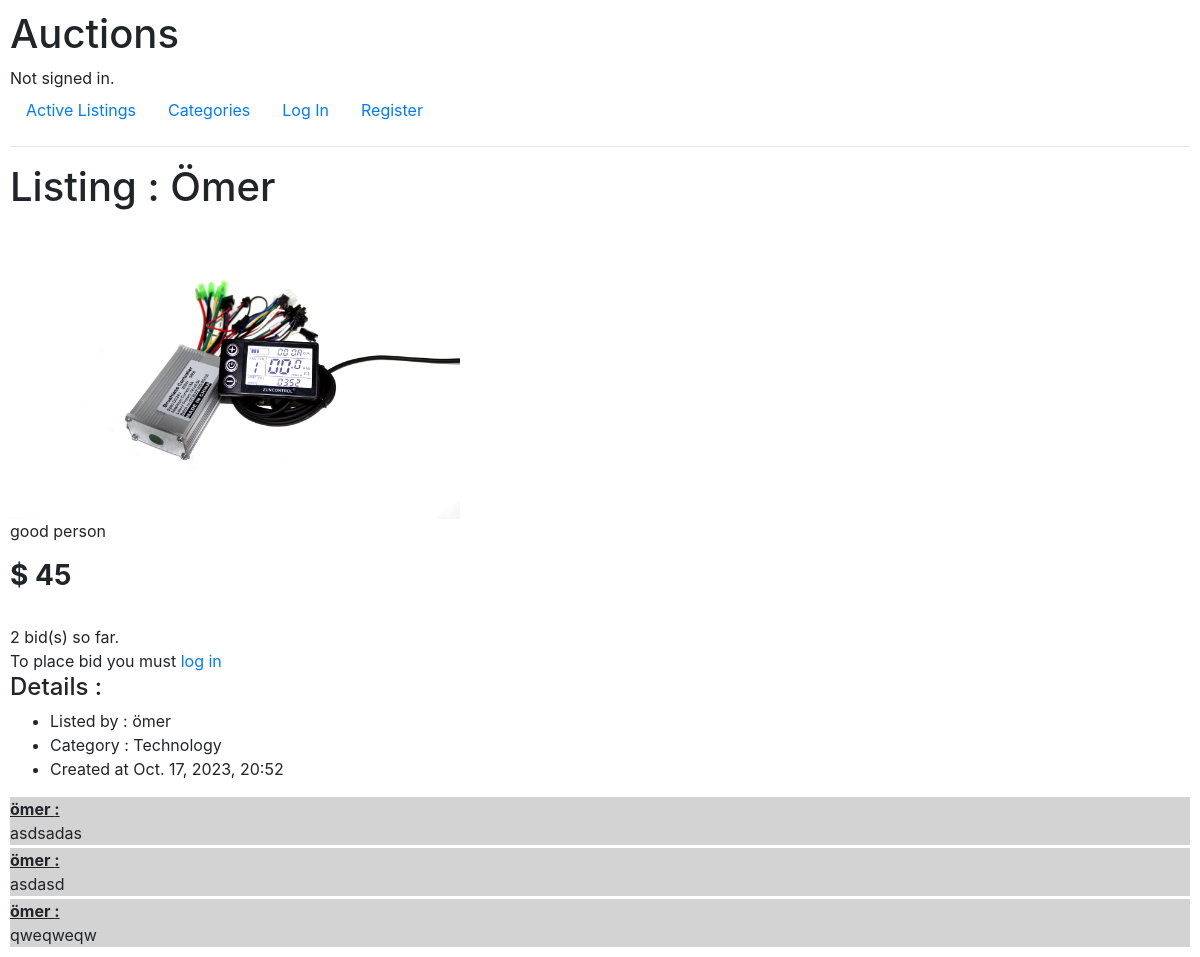
/listing/1, run on the app's committed database.
### auctions/models.py (models this page shows, shortened)
class Listing(models.Model) :
    id = models.BigAutoField(primary_key=True)
    title = models.CharField(max_length=64)
    description = models.CharField(max_length=1024)
    image = models.ImageField(upload_to = "images/", default = "images/default.jpg")
    bottom_price = models.IntegerField(default = 0)
    bid_count = models.IntegerField(default = 0)
    owner = models.ForeignKey( User , on_delete=models.CASCADE ,related_name = "listings" )
    watch_listed = models.ManyToManyField( User , related_name = "watch_list", default = None )
    date = models.DateTimeField(default = current_date)
    date_string = models.CharField(max_length = 64, default = date_string)
    category = models.ForeignKey(Category, on_delete = models.SET_DEFAULT, default = Category.get_default_category, related_name="listings")
    is_active_listing = models.BooleanField(default = True)

class User(AbstractUser):
    username = models.CharField(primary_key=True, max_length=64)
    first_name = models.CharField(max_length=64)
    last_name = models.CharField(max_length=64)

class Category(models.Model):
    id = models.BigAutoField(primary_key = True)
    category = models.CharField(max_length=64)

class Comment(models.Model):
    id = models.BigAutoField(primary_key = True)
    related_listing = models.ForeignKey(Listing, on_delete=models.CASCADE, related_name="comments",default = None) # Listing that comments that made
    user = models.ForeignKey(User, on_delete = models.CASCADE, related_name="comments",default=None)        # User that typed the comment
    comment_text = models.CharField(max_length = 256,default="DEFAULT COMMENT")                                               # Comments itself

### auctions/views.py (the view, shortened to what this page needs)
# urls.py: path("listing/<int:listing_id>",views.listing, name="listing"),
def listing(request,listing_id) :
    print("Listing function")
    try :
        listing = Listing.objects.get(id=listing_id)
    except Listing.DoesNotExist :
        listing = None
        return render(request, "auctions/error_page.html")
    user  = request.user
    in_users_watchlist = False
    try :
        current_bid = listing.bid.get()
    except Bid.DoesNotExist :
        current_bid = None
    return render(request,"auctions/listing.html",{
        "listing" : listing,
        "comments": listing.comments.all(),
        "bid_form" : BidForm(initial = { "bid": "0" } ),
        "current_bid" : current_bid,
        "user" : request.user,
        "comment_form" : CommentForm(),
        "in_users_watchlist": in_users_watchlist,
        "not_in_users_watchlist": bool(~in_users_watchlist),
        "date" : listing.date_string
    })

### auctions/templates/auctions/listing.html (shortened to what this page needs)
{% extends "auctions/layout.html" %}
{% block body %}
    {% if listing.active_listing == False %}
        <h2> This auction is closed </h2>
    {% else %}
        <div >
            <h1> Listing : {{ listing.title }} </h1>
            <img src = {{listing.image.url}} height = 300>
            <p> {{listing.description}} </p>
            <h3 style = "font-weight:bold"> $ {{listing.bottom_price}} </h3>
            <br>
            <h7> {{listing.bid_count}} bid(s) so far. </h7>
            <br>
            {% if user.username != listing.owner.username and user.is_authenticated %}
                <form action ="{% url 'place_bid' listing.id %}" method = "POST" >
                    {% csrf_token %}
                    {{bid_form}}
                    <br>
                    <input type="submit" value = "Place Bid" style = "background-color : #107cfc; color : white" >
                </form>
            {% elif not user.is_authenticated %}
                <h7>To place bid you must <a href="{% url 'login' %}"> log in </a>  </h7>
            {% endif %}
            <h4> Details : </h4>
            <ul>
                <li> Listed by : {{ listing.owner.username }} </li>
                <li> Category : {{listing.category.category}} </li>
                <li> Created at {{date}} </li>
            </ul>
        </div>
        {% for comment in comments %}
            <div class="comment">
                <div class = "comment_user">
                    {{ comment.user.username}} :
                </div>
                <div class = "comment_text">
                    {{ comment.comment_text}}
                </div>
            </div>
        {% endfor %}
    {% endif %}
{% endblock  %}

### auctions/templates/auctions/layout.html (shortened to what this page needs)
{% load static %}
<!DOCTYPE html>
<html lang="en">
    <head>
        <link rel="stylesheet" href="https://stackpath.bootstrapcdn.com/bootstrap/4.4.1/css/bootstrap.min.css">
        <link href="{% static 'auctions/styles.css' %}" rel="stylesheet">
    </head>
    <body >
        <h1>Auctions</h1>
        <div>
            {% if user.is_authenticated %}
                Signed in as <strong>{{ user.username }}</strong>.
            {% else %}
                Not signed in.
            {% endif %}
        </div>
        <ul class="nav">
            <li class="nav-item">
                <a class="nav-link" href="{% url 'index' %}">Active Listings</a>
            </li>
            <li class="nav-item">
                <a class="nav-link" href = "{% url 'categories' %}" > Categories </a>
            </li>
            {% if user.is_authenticated %}
                <li class="nav-item">
                    <a class="nav-link" href="{% url 'create_listing' %}"> Create Listing </a>
                </li>
                <li class="nav-item">
                    <a class="nav-link" href="{% url 'watch_list' user.username %}"> Watch List </a>
                </li>
                <li class="nav-item">
                    <a class="nav-link" href="{% url 'logout' %}">Log Out</a>
                </li>
            {% else %}
                <li class="nav-item">
                    <a class="nav-link" href="{% url 'login' %}">Log In</a>
                </li>
                <li class="nav-item">
                    <a class="nav-link" href="{% url 'register' %}">Register</a>
                </li>
            {% endif %}
        </ul>
        <hr>
        {% block body %}
        {% endblock %}
    </body>
</html>

### auctions/static/auctions/styles.css (style rules this page uses)
body { padding: 10px; }

### auctions/templates/auctions/layout.html (style rules this page uses)
.comment { background-color : lightgray; margin-top : 3px; }
.comment_user { text-decoration-line: underline; font-weight: bold; }

### data on the page
Listing: title "Ömer", image (picture), description "good person", bottom_price "45", bid_count "2", owner.username "ömer", category.category "Technology", date_string "Oct. 17, 2023, 20:52"
Comment: user.username "ömer", comment_text "asdsadas"
Comment: user.username "ömer", comment_text "asdasd"
Comment: user.username "ömer", comment_text "qweqweqw"
